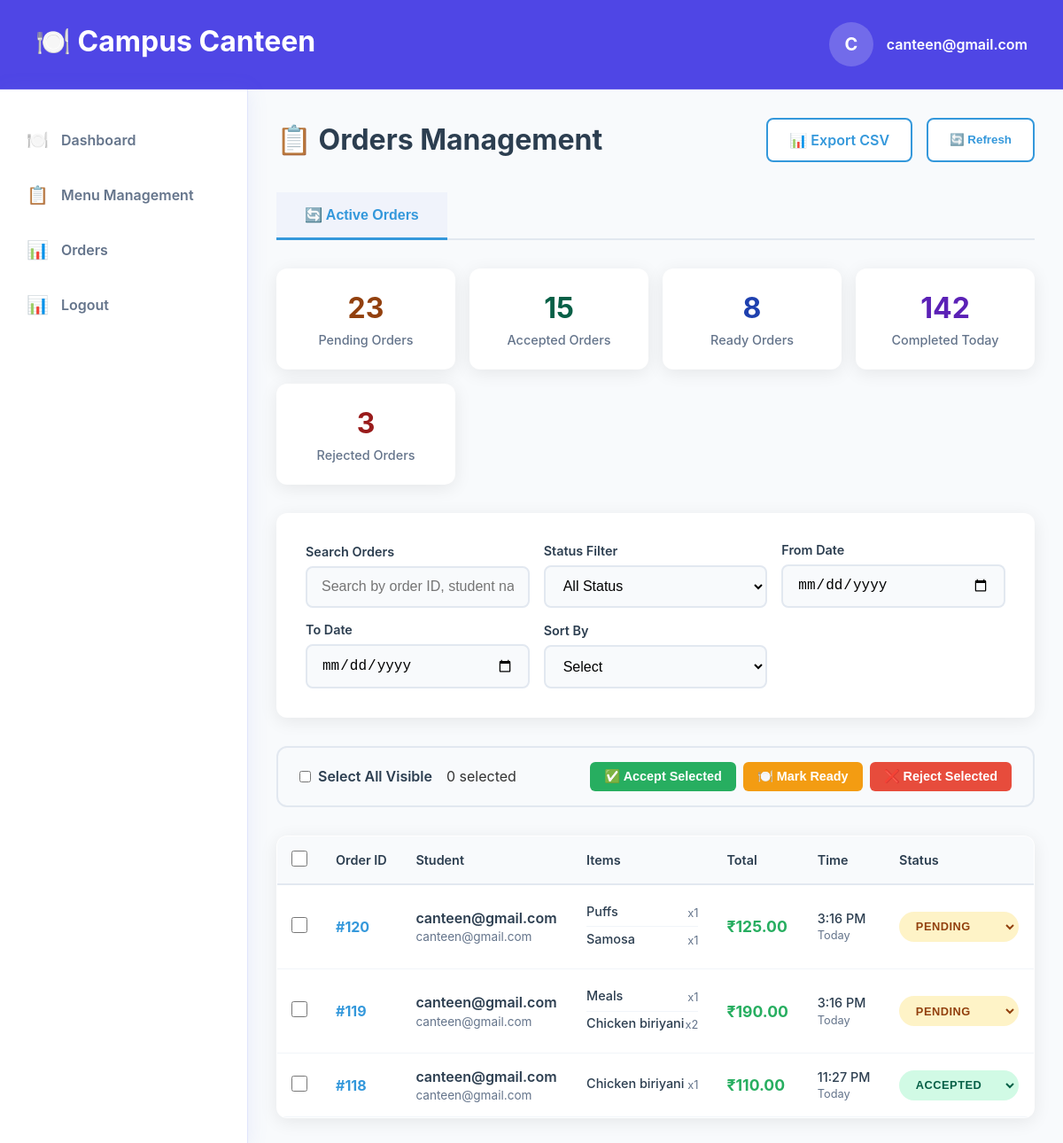
Page /public/canteen/orders (signed in) on the committed database.
### tables this page shows
CREATE TABLE `orders` (
  `id` int(11) NOT NULL,
  `canteen_id` int(11) NOT NULL,
  `student_id` int(11) NOT NULL,
  `time` datetime DEFAULT current_timestamp(),
  `status` enum('pending','accepted','completed','rejected','ready') NOT NULL DEFAULT 'pending',
  `total` decimal(10,2) NOT NULL DEFAULT 0.00
);

CREATE TABLE `students` (
  `id` int(11) NOT NULL,
  `college_id` int(11) NOT NULL,
  `email` varchar(50) NOT NULL,
  `password` varchar(255) NOT NULL
);

CREATE TABLE `items` (
  `id` int(11) NOT NULL,
  `name` varchar(50) DEFAULT NULL,
  `price` decimal(5,0) NOT NULL,
  `canteen_id` int(11) DEFAULT NULL,
  `image_location` varchar(255) DEFAULT NULL,
  `status` enum('available','unavailable') NOT NULL DEFAULT 'available',
  `description` text NOT NULL,
  `category_id` int(11) DEFAULT NULL
);

CREATE TABLE `order_items` (
  `id` int(11) NOT NULL,
  `order_id` int(11) NOT NULL,
  `item_id` int(11) NOT NULL,
  `quantity` int(11) DEFAULT NULL
);

### app/controllers/Canteen.php (called while the page is built, shortened)
<?php
class Canteen extends Controller
{
    public function orders()
    {
        $order = new Orders;
        $orders = $order->join(
            [
                'order_items' => 'orders.id = order_items.order_id',
                'items' => 'order_items.item_id = items.id',
                'students' => 'orders.student_id = students.id'
            ],
            ['orders.canteen_id' => CANTEEN_ID],
            'orders.*, items.name,items.price,students.email,items.id as item_id, order_items.quantity',
            'desc',
            'orders.id'
        );
        $data['orders'] = [];
        foreach ($orders as $order) {
            $data['orders'][$order->id][] = $order;
        }
        krsort(($data['orders']));
        $this->view('canteen/orders', $data);
    }
}

### app/core/App.php (called while the page is built, shortened)
<?php
class App
{
    private $method = 'index';
    private function splitURL()
    {
        $URL = $_GET['url'] ?? 'home';
        $URL = explode("/", trim($URL, "/"));
        return $URL;
    }
    public function loadController()
    {
        $URL = $this->splitURL();
        $filename = "../app/controllers/" . ucfirst($URL[0]) . ".php";
        if (file_exists($filename)) {
            unset($URL[0]);
        } else {
            $filename = "../app/controllers/_404.php";
            if (file_exists($filename)) {
                require $filename;
                $this->controller = "_404";
            }
        }
        $controller = new $this->controller();
        if (!empty($URL[1])) {
            if (method_exists($controller, $URL[1])) {
                $this->method = $URL[1];
                unset($URL[1]);
            }
        }
        call_user_func_array([$controller, $this->method], $URL);
    }
}

### public/index.php (called while the page is built, shortened)
<?php
$app = new App;
$app->loadController();

### app/core/Database.php (called while the page is built, shortened)
<?php
trait Database
{
    private function connect()
    {
        $string = "mysql:hostname=" . DBHOST . ";dbname=" . DBNAME;
        $con = new PDO($string, DBUSER, DBPASS);
        $con->setAttribute(PDO::ATTR_ERRMODE, PDO::ERRMODE_EXCEPTION);
        return $con;
    }
    public function query($query, $data = [], $returnInsertId = false)
    {
        $con = $this->connect();
        $stm = $con->prepare($query);
        $check  = $stm->execute($data);
        if ($check) {
            $result = $stm->fetchAll(PDO::FETCH_OBJ);
            if (is_array($result) && count($result)) {
                return $result;
            }
        }
        return false;
    }
}

### app/core/Model.php (called while the page is built, shortened)
<?php
trait Model
{
    protected $order_type = "desc";
    protected $order_column = "id";
    public function join($joins = [], $where = [], $selectColumns = '*', $order_type = '', $order_by = '', $limit = '')
    {
        $query = "SELECT {$selectColumns} FROM {$this->table} ";
        foreach ($joins as $table => $onCondition) {
            $query .= "JOIN {$table} ON {$onCondition} ";
        }
        if (!empty($where)) {
            $query .= "WHERE ";
            foreach ($where as $condition => $value) {
                if (preg_match('/(.+)\s(>=|<=|<>|!=|=|>|<|LIKE)$/i', $condition, $matches)) {
                    $column = $matches[1];
                    $operator = $matches[2];
                } else {
                    $column = $condition;
                    $operator = '=';
                }
                $placeholder = str_replace(['.', ' '], '_', $column);
                $query .= "$column $operator :$placeholder AND ";
                $where[$placeholder] = $value;
                unset($where[$condition]);
            }
            $query = rtrim($query, ' AND ');
        }
        if (!empty($order_by)) {
            $this->order_column = $order_by;
        }
        if (!empty($order_type)) {
            $this->order_type = $order_type;
        }
        $query .= " ORDER BY {$this->order_column} {$this->order_type}";
        return $this->query($query, $where);
    }
}

### app/views/canteen/orders.view.php (the view, shortened to what this page needs)
<!DOCTYPE html>
<html lang="en">
<head>
    <link rel="stylesheet" href="/canteen-preorder-system/public/assets/css/header.css">
    <link rel="stylesheet" href="/canteen-preorder-system/public/assets/css/sidebar.css">
    <link rel="stylesheet" href="/canteen-preorder-system/public/assets/css/student-general.css">
    <link rel="stylesheet" href="/canteen-preorder-system/public/assets/css/canteen-common.css">
    <link rel="stylesheet" href="/canteen-preorder-system/public/assets/css/orders.css">
</head>
<body>
    <?php require 'header.view.php'; ?>
    <div class="container">
        <?php $page = "orders";
        require 'sidebar.view.php'; ?>
        <div class="main-content">
            <div class="orders-header">
                <h1 class="orders-title">
                    📋 Orders Management
                </h1>
                <div class="orders-actions">
                    <a href="#" class="export-btn">
                        📊 Export CSV
                    </a>
                    <button class="refresh-btn">
                        🔄 Refresh
                    </button>
                </div>
            </div>
            <div class="orders-tabs">
                <button class="tab-btn active" data-tab="active-orders">
                    🔄 Active Orders
                </button>
            </div>
            <div id="active-orders" class="tab-content active">
                <div class="stats-summary">
                    <div class="stat-summary-card stat-pending">
                        <div class="stat-summary-value">23</div>
                        <div class="stat-summary-label">Pending Orders</div>
                    </div>
                    <div class="stat-summary-card stat-accepted">
                        <div class="stat-summary-value">15</div>
                        <div class="stat-summary-label">Accepted Orders</div>
                    </div>
                    <div class="stat-summary-card stat-ready">
                        <div class="stat-summary-value">8</div>
                        <div class="stat-summary-label">Ready Orders</div>
                    </div>
                    <div class="stat-summary-card stat-completed">
                        <div class="stat-summary-value">142</div>
                        <div class="stat-summary-label">Completed Today</div>
                    </div>
                    <div class="stat-summary-card stat-rejected">
                        <div class="stat-summary-value">3</div>
                        <div class="stat-summary-label">Rejected Orders</div>
                    </div>
                </div>
                <div class="filters-section">
                    <div class="filters-grid">
                        <div class="form-group">
                            <label class="form-label">Search Orders</label>
                            <input data-type="search" type="text" class="form-input" placeholder="Search by order ID, student name, or email..." id="searchInput">
                        </div>
                        <div class="form-group">
                            <label class="form-label">Status Filter</label>
                            <select data-type="status" class="form-select" id="statusFilter">
                                <option value="">All Status</option>
                            </select>
                        </div>
                        <div class="form-group">
                            <label class="form-label">From Date</label>
                            <input data-type="fromDate" type="date" class="form-input" id="fromDate">
                        </div>
                        <div class="form-group">
                            <label class="form-label">To Date</label>
                            <input data-type="toDate" type="date" class="form-input" id="toDate">
                        </div>
                        <div class="form-group">
                            <label class="form-label">Sort By</label>
                            <select data-type="sort" class="form-select" id="sortBy">
                                <option value="">Select</option>
                            </select>
                        </div>
                    </div>
                </div>
                <div class="bulk-actions">
                    <div class="bulk-actions-left">
                        <label class="bulk-select-all">
                            <input type="checkbox" id="selectAll"> Select All Visible
                        </label>
                        <span id="selectedCount">0 selected</span>
                    </div>
                    <div class="bulk-actions-buttons">
                        <button data-type="accepted" class="bulk-btn bulk-accept">✅ Accept Selected</button>
                        <button data-type="ready" class="bulk-btn bulk-complete">🍽️ Mark Ready</button>
                        <button data-type="rejected" class="bulk-btn bulk-reject">❌ Reject Selected</button>
                    </div>
                </div>
                <div class="orders-table-container">
                    <table class="orders-table">
                        <thead>
                            <tr>
                                <th width="40">
                                    <input type="checkbox" class="order-checkbox" id="selectAllHeader">
                                </th>
                                <th>Order ID</th>
                                <th>Student</th>
                                <th>Items</th>
                                <th>Total</th>
                                <th>Time</th>
                                <th>Status</th>
                            </tr>
                        </thead>
                        <tbody>
                            <?php foreach ($orders as $order_id => $items): ?>
                                <?php $dateStr = $items[0]->time;
                                $date = new DateTime($dateStr);
                                $time = $date->format('g:i A');
                                ?>
                                <tr>
                                    <td>
                                        <input type="checkbox" class="order-checkbox" data-order-id="<?= $order_id ?>">
                                    </td>
                                    <td><span class="order-id">#<?= $order_id ?></span></td>
                                    <td>
                                        <div class="student-info">
                                            <span class="student-name"><?= $items[0]->email ?></span>
                                            <span class="student-email"><?= $items[0]->email ?></span>
                                        </div>
                                    </td>
                                    <td>
                                        <div class="order-items-list">
                                            <?php foreach ($items as $item): ?>
                                                <div class="order-item">
                                                    <span class="item-name"><?= ucfirst($item->name) ?></span>
                                                    <span class="item-quantity">x<?= $item->quantity ?></span>
                                                </div>
                                            <?php endforeach; ?>
                                        </div>
                                    </td>
                                    <td><span class="order-total">₹1<?= $items[0]->total ?></span></td>
                                    <td>
                                        <div class="order-time-info">
                                            <span class="order-time"><?= $time ?></span>
                                            <span class="order-date">Today</span>
                                        </div>
                                    </td>
                                    <td>
                                        <select data-id='<?= $order_id ?>' class="status-select <?= $items[0]->status ?>">
                                            <option value="pending" <?php if ($items[0]->status == 'pending') {
                                                                        echo 'selected';
                                                                    } ?>>Pending</option>
                                            <option value="accepted" <?php if ($items[0]->status == 'accepted') {
                                                                            echo 'selected';
                                                                        } ?>>Accepted</option>
                                        </select>
                                    </td>
                                </tr>
                            <?php endforeach; ?>
                        </tbody>
                    </table>
                </div>
            </div>
        </div>
    </div>
</body>
</html>

### public/assets/css/student-general.css (style rules this page uses)
* { margin: 0; padding: 0; box-sizing: border-box; }
body { font-family: "Segoe UI", Tahoma, Geneva, Verdana, sans-serif; min-height: 100vh; color: #333; overflow-x: hidden; }
.container { display: flex; margin: 0 auto; background-color: white; min-height: calc(100vh - 80px); }
.main-content { flex: 1; padding: 30px; }
.order-id { font-weight: bold; color: #333; font-size: 16px; }
.order-item { display: flex; justify-content: space-between; align-items: center; padding: 8px 0; border-bottom: 1px solid #f0f0f0; }
.order-item:last-child { border-bottom: none; }
.item-name { font-weight: 500; color: #333; margin-bottom: 4px; }
.order-total { font-weight: bold; color: #333; font-size: 18px; }

### public/assets/css/canteen-common.css (style rules this page uses)
:root { --primary-color: #2c3e50; --secondary-color: #3498db; --success-color: #27ae60; --warning-color: #f39c12; --danger-color: #e74c3c; --light-bg: #f8fafc; --card-shadow: 0 4px 20px rgba(0, 0, 0, 0.08); --border-radius: 12px; --transition: all 0.3s ease; }
* { box-sizing: border-box; }
body { margin: 0; background: #f8fafc; font-family: 'Inter', 'Segoe UI', Tahoma, Geneva, Verdana, sans-serif; min-height: 100vh; }
.main-content { flex: 1; padding: 2rem; background: var(--light-bg); min-height: calc(100vh - 80px); }
.form-group { display: flex; flex-direction: column; }
.form-label { font-weight: 600; color: var(--primary-color); margin-bottom: 0.5rem; font-size: 0.9rem; }
.form-input, .form-select { padding: 0.8rem 1rem; border: 2px solid #e2e8f0; border-radius: 8px; font-size: 1rem; transition: var(--transition); background: #f8fafc; }
.form-select { cursor: pointer; }
.status-badge.pending, .status-select.pending { background: #fef3c7; color: #92400e; }
.status-badge.accepted, .status-select.accepted { background: #d1fae5; color: #065f46; }

### rows in the picture
orders: order_id "120", student.email "canteen@gmail.com", items.name "Puffs", order_items.quantity "1", items.name "Samosa", total "25.00", time "3:16 PM", status "Pending"
orders: order_id "119", student.email "canteen@gmail.com", items.name "Meals", order_items.quantity "1", items.name "Chicken biriyani", order_items.quantity "2", total "90.00", time "3:16 PM", status "Pending"
orders: order_id "118", student.email "canteen@gmail.com", items.name "Chicken biriyani", order_items.quantity "1", total "10.00", time "11:27 PM", status "Accepted"

### other values in the picture
$_SESSION['CANTEEN']->email[0] "C"
$_SESSION['CANTEEN']->email "canteen@gmail.com"
